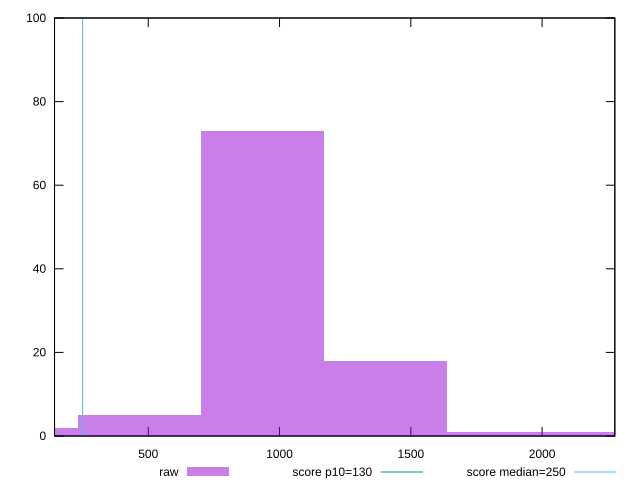

Here is the gnuplot script that generated this plot:
reset

$raw <<EOF
935.202861848563 73
0 2
1402.8042927728445 18
467.6014309242815 5
1870.405723697126 1
2338.0071546214076 1
EOF

set key outside below
set boxwidth 467.6014309242815
set xrange [143:2276.999999999999]
set yrange [0:100]
set trange [0:100]
set style fill transparent solid 0.5 noborder

set parametric
set terminal svg size 640, 490 enhanced background rgb 'white'
set output "report/report_00029_2021-02-24T13-36-40.390Z/max-potential-fid/samples/music/raw/histogram.svg"

plot $raw title "raw" with boxes, \
     130,t title "score p10=130", \
     250,t title "score median=250"

reset
